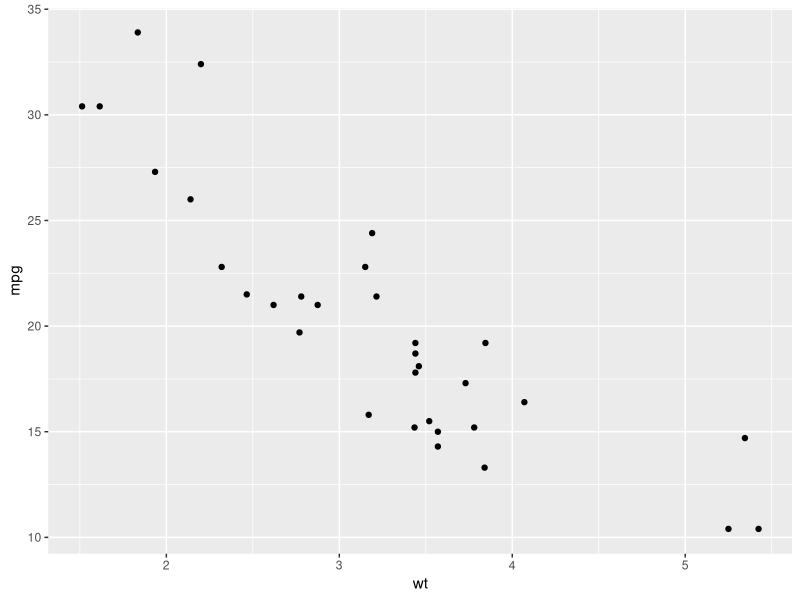
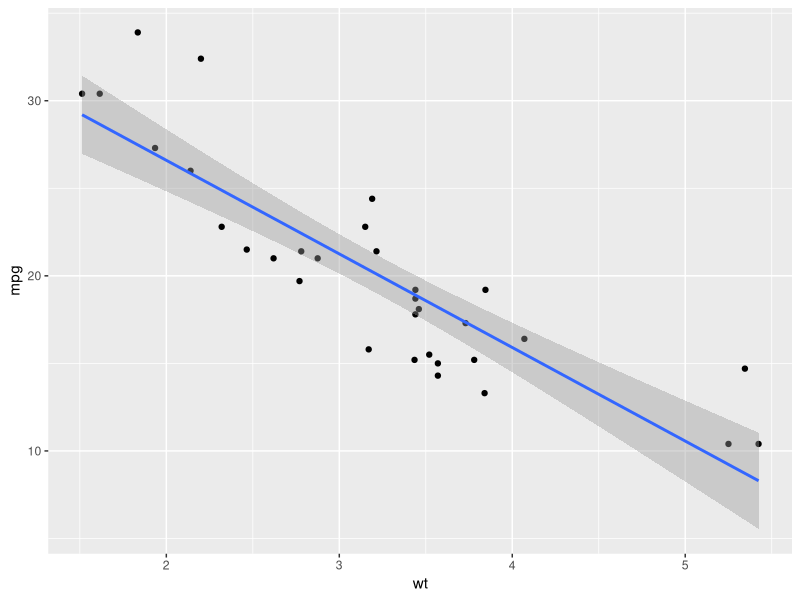
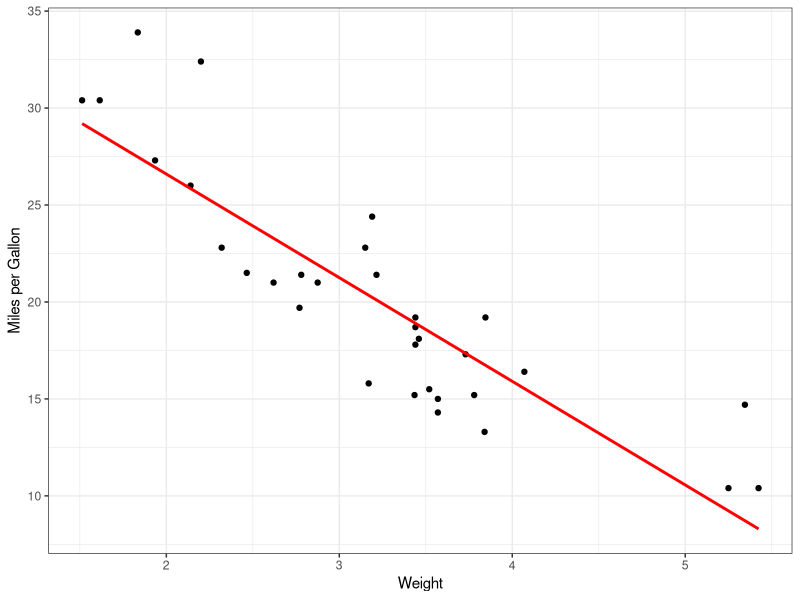
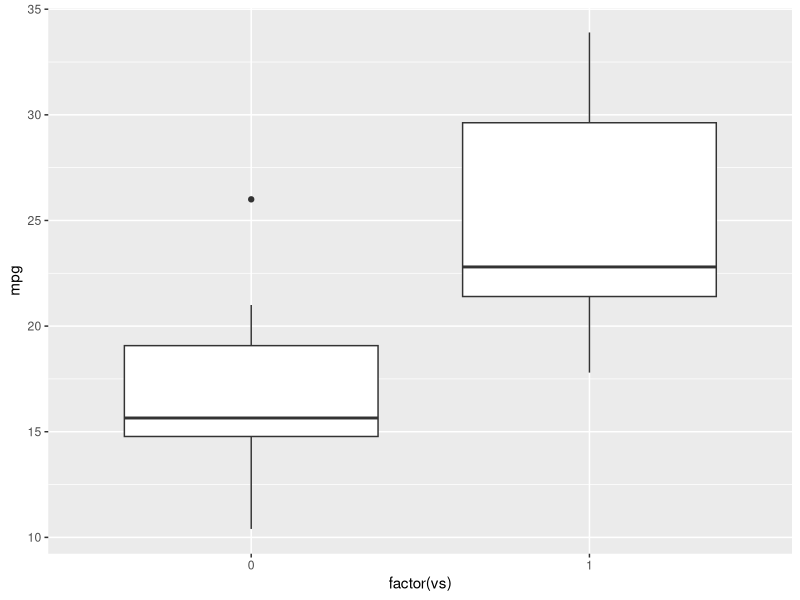
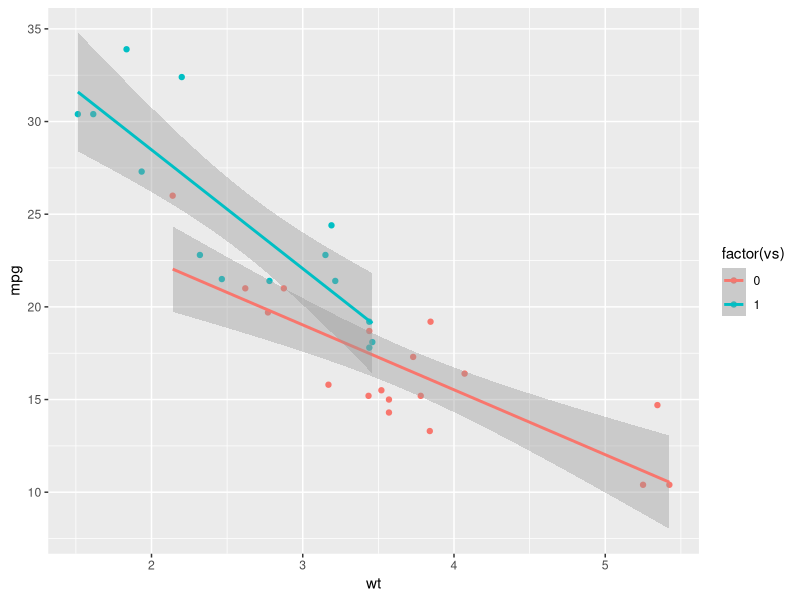

Write the R code that produced these figures, in order.
## 2023.09.21  LINEAR MODELS IN R

library(ggplot2)
library(MASS)

mtcars  #dataset
?mtcars  #gives details of the dataset

# plot relationship between wight of car and mpg UsING GGPLOT

ggplot(mtcars, mapping=aes(x=wt, y=mpg)) +
  geom_point()

# use SIMPLE LINEAR REGRESSION
lm(mpg~wt, data=mtcars)

# Workflow-FIT THE MODEL, then look at SUMMARY OUTPUT
lm.mod=lm(mpg~wt, data=mtcars)
summary(lm.mod)

# Display BEST FIT LINE on a SCATTERPLOT using ggplot
ggplot(mtcars, mapping=aes(x=wt, y=mpg)) +
  geom_point() +
  geom_smooth(method = "lm")

# Play aroudn with FIGURE FORMAT
# method="lm" is geom_smooth() function means use a linear model fit line.
# But other fit lines, like '"loess" are available.
ggplot(mtcars, mapping=aes(x=wt, y=mpg)) +
  geom_point() +
  geom_smooth(method = "lm", color="red", se=F)  +   #se=F remove or add the shading aroudn the line
  theme_bw() +
  xlab("Weight") +
  ylab("Miles per Gallon")


#_______________________________________________________________
## Using "GLM" GENERALIZED LINEAR MODEL instead of "lm"

gl.model=glm(mpg~wt, family = gaussian, data=mtcars)
summary(gl.model)


## ANOVA and converting data into a FACTOR
mtcars$vs  # look at a BINARY variable on dataset "mtcars", but I want to convert it into a FACTOR

ggplot(data = mtcars, mapping = aes(x=factor(vs), y=mpg)) +
  geom_boxplot()


##run ANOVA using "aov()" ...the anova() function is used for diff context)
aov.model=aov(mpg~factor(vs), data=mtcars)
summary(aov.model)

#you can run the same model as a linear model lm(), but it will give you diff sets of coefficients.
lm.model=lm(mpg~factor(vs), data=mtcars)
summary(lm.model)

# BUT, you can CALL the ANOVA results from a linear model fit
anova(lm.model)


##LINEAR model with MULTIPLE predictor variables (i.e. weight+engine)
lm.model2=lm(mpg~wt+factor(vs), data=mtcars)
anova(lm.model2)

lm.model3=lm(mpg~wt*factor(vs), data=mtcars)
anova(lm.model3)

# INTERACTION EFFECT- how weight effects mpg, depends on type of engine
# ANALYSIS OF COVARIANCE!!!!!
ggplot(data=mtcars, mapping = aes(x=wt, y=mpg, color=factor(vs))) +
  geom_point() +
  geom_smooth(method="lm")
